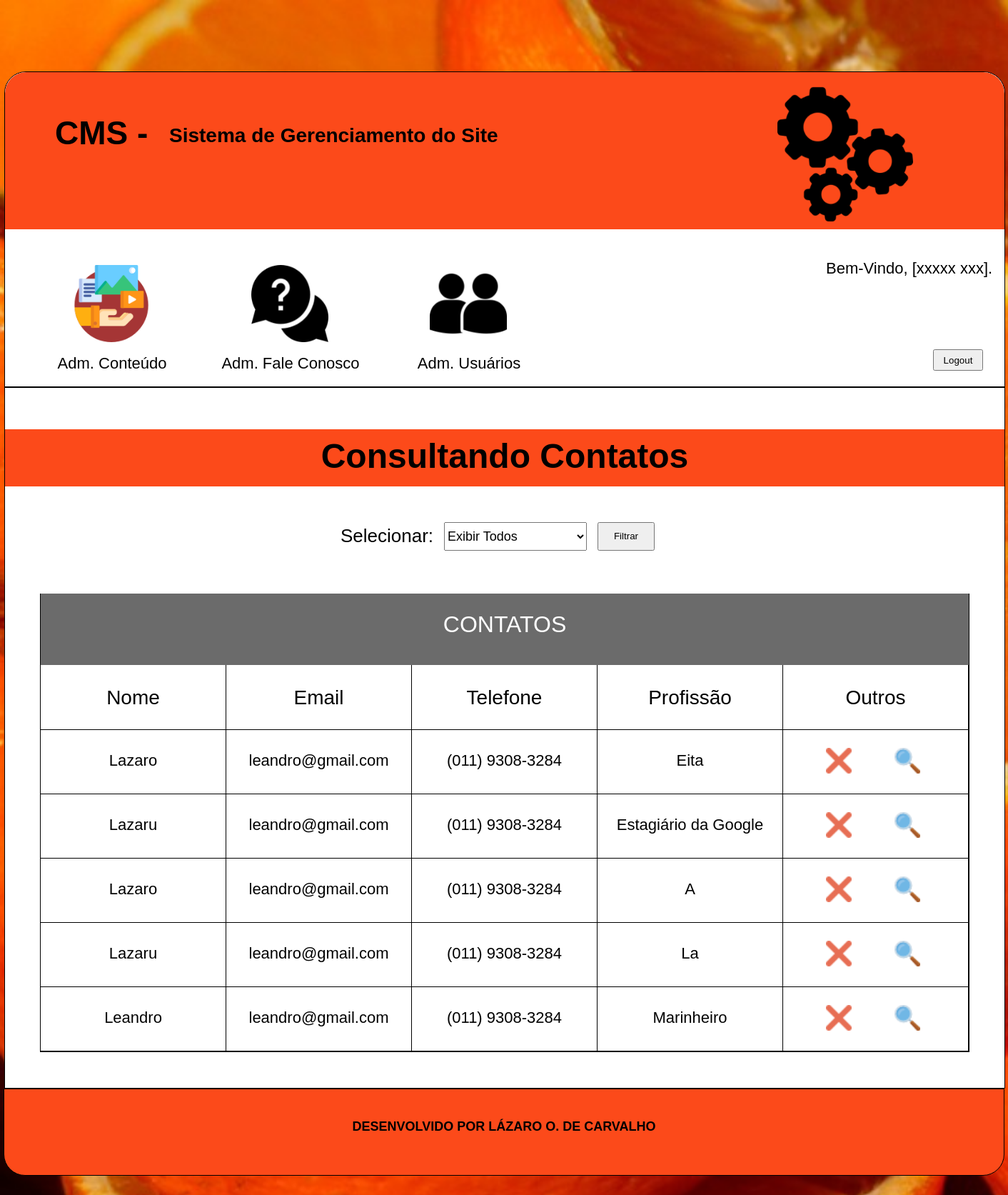
Page /cms/admContatos.php on the committed database.
### tables this page shows
CREATE TABLE `tblcontatos` (
  `id` int(11) NOT NULL AUTO_INCREMENT,
  `nome` varchar(45) NOT NULL,
  `telefone` varchar(20) DEFAULT NULL,
  `celular` varchar(20) NOT NULL,
  `email` varchar(45) NOT NULL,
  `home_page` varchar(45) DEFAULT NULL,
  `facebook` varchar(90) DEFAULT NULL,
  `tipo_mensagem` varchar(1) NOT NULL,
  `mensagem` varchar(800) NOT NULL,
  `sexo` varchar(1) NOT NULL,
  `profissao` varchar(30) NOT NULL,
  PRIMARY KEY (`id`)
);

### cms/admContatos.php (the view, shortened to what this page needs)
<?php
    require_once('modulos/header.php');
    require_once('modulos/footer.php');
    $conexao = conexaoMysql();
    $opcaoFiltro = (string) "";
    $selectTodos = (string) "";
    if(isset($_GET['btn_filtrar']))
    {
        $opcaoFiltro = $_GET['select_filtrar'];
        switch($opcaoFiltro){
            case 'c':
                $selectCritica = "selected";
                break;
            case 's':
                $selectSugestao = "selected";
                break;
        }
    }
    else
    {
        $opcaoFiltro = "todos";
        $selectTodos = "selected";
    }
?>
<!DOCTYPE html>
<html lang="pt-br">
    <head>
        <link type="text/css" rel="stylesheet" href="css/style.css">
    </head>
    <body>
        <section class="cms">
            <div class="conteudo center">
                <div class="container_cms center">
                    <?=$header;?>
                    <div class="cms_conteudo" id="contatos">
                        <div class="center" id="contatos_titulo">
                            <h1 id="cont_titulo">Consultando Contatos</h1>
                        </div>
                        <div class="center" id="container_filtro">
                            <form name="frmformulario" method="GET" action="admContatos.php">
                                <div id="opcao_filtro">
                                    Selecionar:
                                </div>
                                <div id="lista_opcoes">
                                    <select name="select_filtrar" id="select_opcoes">
                                        <option value="todos" <?=$selectTodos?>>Exibir Todos</option>
                                    </select>
                                </div>
                                <div id="botao_filtro">
                                    <input name="btn_filtrar" type="submit" value="Filtrar" id="btn_filtro">
                                </div>
                            </form>
                        </div>
                        <div class="center" id="container_contatos">
                            <div id="cont_contatos_titulo">
                                CONTATOS
                            </div>
                            <div id="container_campos">
                                <div class="campos_contatos">
                                    Nome
                                </div>
                                <div class="campos_contatos">
                                    Email
                                </div>
                                <div class="campos_contatos">
                                    Telefone
                                </div>
                                <div class="campos_contatos">
                                    Profissão
                                </div>
                                <div class="campos_contatos">
                                    Outros
                                </div>
                            </div>
                            <div id="container_dados_contatos">
                                <?php
                                    $sql = "SELECT * FROM tblcontatos";
                                    $select = mysqli_query($conexao, $sql);
                                    while ($rsContatos = mysqli_fetch_array($select))
                                    {
                                        if ($opcaoFiltro == "todos") {
                                ?>
                                    <div id="cont_contato_especifico">
                                        <div class="campos_dados_contatos">
                                            <?=$rsContatos['nome'];?>
                                        </div>
                                        <div class="campos_dados_contatos">
                                            <?=$rsContatos['email'];?>
                                        </div>
                                        <div class="campos_dados_contatos">
                                            <?=$rsContatos['telefone'];?>
                                        </div>
                                        <div class="campos_dados_contatos">
                                            <?=$rsContatos['profissao'];?>
                                        </div>
                                        <div class="campos_dados_contatos">
                                            <a onclick="return confirm('Deseja realmente excluir este registro?')" href="bd/deletar.php?codigo=<?=$rsContatos['id']?>" >
                                                <div class="icon_contatos">
                                                    <img class="icon_img" src="icons/claro.png">
                                                </div>
                                            </a>
                                            <a href="#" class="visualizar" onclick="visualizarModal(<?=$rsContatos['id']?>)">
                                                <div class="icon_contatos">
                                                    <img class="icon_img" src="icons/procurar.png">
                                                </div>
                                            </a>
                                        </div>
                                    </div>
                                <?php }} ?>
                            </div>
                        </div>
                    </div>
                </div>
            </div>
        </section>
        <?=$footer;?>
    </body>
</html>

### cms/modulos/header.php
<?php
    $header =
    "<div class='container_cabecalho_cms'>
        <div class='cms_titulo'>
            <div class='container_titulo'>
                <div class='titulo'>
                    <div class='cont_titulo'>
                        <h1 class='titulo_style'> CMS - </h1>
                    </div>
                    <div class='cms_subtitulo'>
                        <h2 class='subtitulo_style'>
                            Sistema de Gerenciamento do Site
                        </h2>
                    </div>
                </div>
            </div>
            <div class='cms_imagem'>
            </div>
        </div>
        <div class='cms_menu'>
            <div class='cms_item'>
                <div class='cms_item_imagem'>
                    <a href='conteudo.php' target='_blank'><img alt='Compartilhar' src='imagens/compartilhando-conteudo.png' class='imagens_cms'></a>
                </div>
                <div class='cms_item_titulo'>
                    Adm. Conteúdo
                </div>
            </div>
            <a href='admContatos.php'>
                <div class='cms_item'>
                    <div class='cms_item_imagem'>
                        <img alt='Fale Conosco' src='imagens/socorro.png' class='imagens_cms'>
                    </div>
                    <div class='cms_item_titulo'>
                        Adm. Fale Conosco
                    </div>
                </div>
            </a>
            <a href='admUsuarios.php'>
                <div class='cms_item adm_usuarios'>
                    <div class='cms_item_imagem'>
                        <img alt='Usuarios' src='imagens/silhueta-de-usuarios-do-casal.png' class='imagens_cms'>
                    </div>
                    <div class='cms_item_titulo'>
                        Adm. Usuários
                    </div>
                </div>
            <a>
            <div class='container_logout'>
                <p class='text_logout'>
                    Bem-Vindo, [xxxxx xxx].
                </p>
                <form name='frmformulario' method='post' action='home.php' class='input_logout'>
                    <input type='button' value='Logout' class='button_logout'>
                </form>
            </div>
        </div>
    </div>"
?>

### cms/modulos/footer.php
<?php
    $footer =
        "<footer>
            <div class='conteudo center'>
                <div class='dev center'>
                    <p id='footer_titulo'>DESENVOLVIDO POR LÁZARO O. DE CARVALHO</p>
                </div>
            </div>
        </footer>"
?>

### cms/css/style.css (style rules this page uses)
body { background-image: url(../imagens/fundo_cms.jpg); background-repeat: no-repeat; background-size: cover; background-attachment: fixed; margin: 0px; padding: 0px; font-family: sans-serif; }
footer { width: 100%; height: 120px; margin-bottom: 100px; }
footer .conteudo { background-color: #FC4A1A; border: 1px solid black; border-radius: 0px 0px 30px 30px; }
p { font-size: 18px; font-family: sans-serif; }
a { color: black; text-decoration: none; }
.conteudo { width: 1400px; height: inherit; }
.center { margin-left: auto; margin-right: auto; }
.cms { width: 100%; min-height: 1071px; height: auto; }
.cms .conteudo { padding-top: 100px; box-sizing: border-box; }
.container_cms { width: 1400px; min-height: 970px; height: auto; background-color: white; border: 1px solid black; border-radius: 30px 30px 0px 0px; }
.container_cabecalho_cms { width: 100%; height: 440px; }
.cms_titulo { width: inherit; height: 220px; background-color: #FC4A1A; border-top-left-radius: 30px; border-top-right-radius: 30px; }
.container_titulo { width: 702px; height: 220px; margin-left: 70px; float: left; }
.titulo { width: 700px; height: 120px; margin-top: 40px; font-family: 'Be Vietnam', sans-serif; }
.cont_titulo { width: 140px; height: 120px; margin-top: -20px; float: left; }
.cms_subtitulo { width: 500px; height: 60px; margin-top: 10px; margin-left: 20px; float: left; }
.titulo_style { font-size: 46px; }
.subtitulo_style { font-size: 28px; }
.cms_imagem { width: 220px; height: 190px; margin-top: 20px; margin-left: 310px; background-image: url(../imagens/engrenagens-de-configuracoes.png); background-repeat: no-repeat; background-size: contain; float: left; }
.cms_menu { width: 100%; height: 220px; border-bottom: 2px solid black; }
.cms_item { width: 200px; height: 170px; margin-top: 50px; margin-left: 50px; float: left; }
.cms_item_imagem { width: 180px; height: 110px; }
.imagens_cms { width: 108px; height: 108px; margin-left: 45px; background-position: center; background-size: cover; }
.cms_item_titulo { width: 100%; height: 30px; font-size: 22px; margin-top: 15px; font-family: sans-serif; text-align: center; }
.container_logout { width: 350px; height: 200px; margin-top: 20px; margin-left: 300px; float: left; }
.text_logout { font-family: sans-serif; margin-left: 100px; font-size: 22px; }
.input_logout { margin-top: 100px; margin-left: 250px; }
.button_logout { width: 70px; height: 30px; }
.dev { width: 600px; height: 75px; margin-top: 4px; text-align: center; padding-top: 20px; box-sizing: border-box; font-size: 22px; font-weight: bold; }
.cms_conteudo { width: 100%; min-height: 450px; height: auto; padding-bottom: 50px; box-sizing: border-box; overflow: hidden; }
#contatos { width: 100%; height: 100%; padding-top: 20px; font-family: sans-serif; }
#contatos_titulo { width: 100%; height: 100px; text-align: center; }
#cont_titulo { padding-top: 10px; box-sizing: border-box; height: 80px; font-size: 48px; background-color: #FC4A1A; }
#container_contatos { width: 1300px; min-height: 192px; height: auto; border-left: 1px solid black; border-right: 1px solid black; border-bottom: 1px solid black; }
#cont_contatos_titulo { width: 100%; height: 100px; background-color: #6b6b6b; color: white; padding-top: 25px; box-sizing: border-box; font-size: 32px; text-align: center; }
#container_campos { width: 100%; height: 90px; border-bottom: 1px solid black; }
.campos_contatos, .campos_dados_contatos { width: 260px; height: 100%; float: left; text-align: center; font-size: 28px; padding-top: 30px; box-sizing: border-box; border-right: 1px solid black; }
#container_dados_contatos { width: 100%; min-height: 90px; height: auto; }
#cont_contato_especifico { width: 100%; height: 90px; }
.campos_dados_contatos { font-size: 22px; overflow: hidden; border-bottom: 1px solid black; }
.icon_contatos { width: 36px; height: 36px; margin-top: -5px; margin-left: 60px; float: left; }
.icon_img { width: 36px; height: 36px; }
#container_filtro { width: 460px; height: 100px; margin-top: 30px; }
#opcao_filtro { width: 135px; height: 80px; font-size: 26px; float: left; padding-top: 4px; box-sizing: border-box; }
#lista_opcoes { width: 200px; height: 80px; float: left; margin-left: 10px; }
#select_opcoes { width: 200px; height: 40px; font-size: 18px; }
#botao_filtro { width: 80px; height: 40px; float: left; margin-left: 15px; font-size: 22px; }
#btn_filtro { width: 80px; height: 40px; }

### rows in the picture
tblcontatos: nome "Lazaro", email "leandro@gmail.com", telefone "(011) 9308-3284", profissao "Eita"
tblcontatos: nome "Lazaru", email "leandro@gmail.com", telefone "(011) 9308-3284", profissao "Estagiário da Google"
tblcontatos: nome "Lazaro", email "leandro@gmail.com", telefone "(011) 9308-3284", profissao "A"
tblcontatos: nome "Lazaru", email "leandro@gmail.com", telefone "(011) 9308-3284", profissao "La"
tblcontatos: nome "Leandro", email "leandro@gmail.com", telefone "(011) 9308-3284", profissao "Marinheiro"
